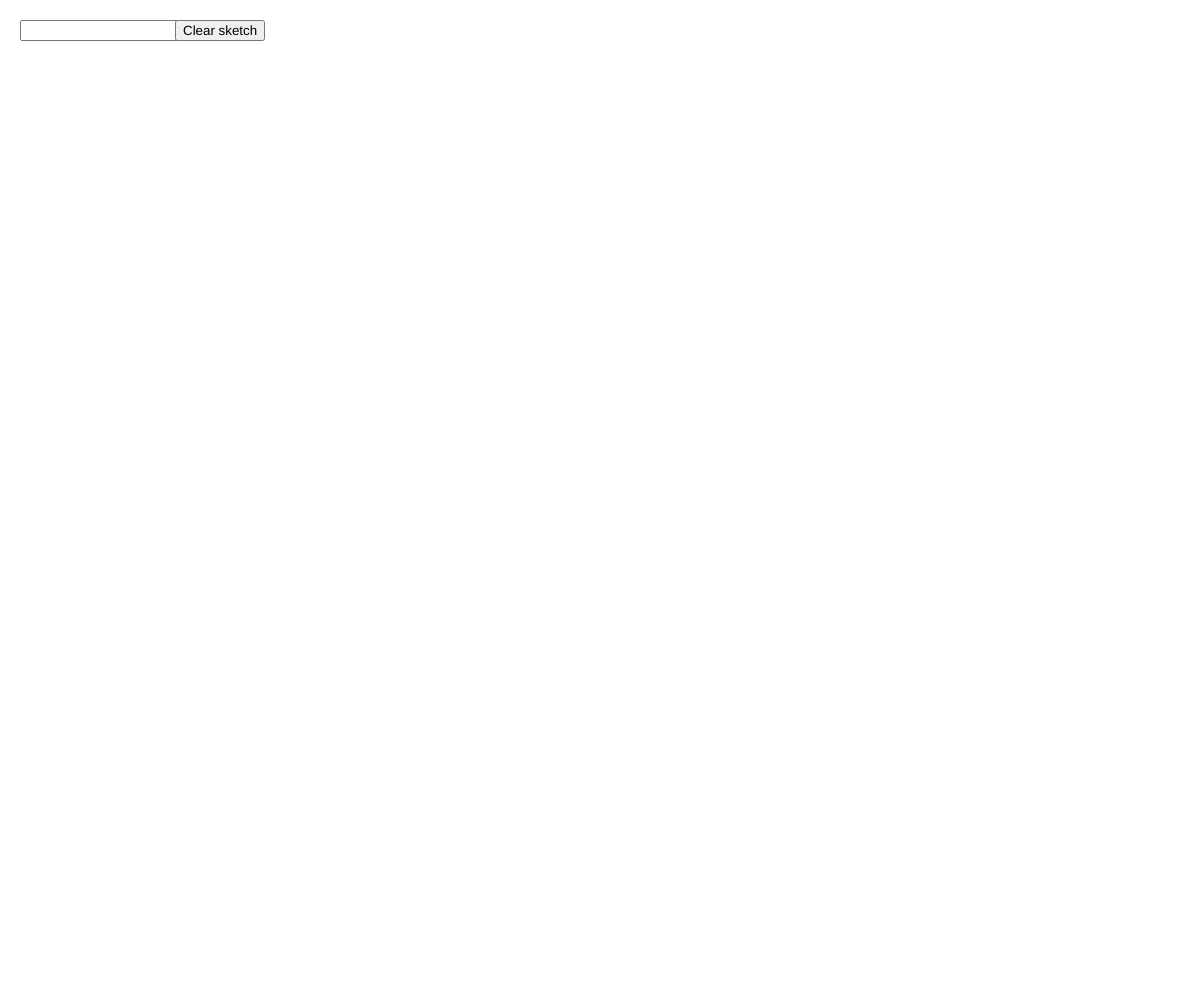
Frame 1 (no input)
Frame 60 (no input): identical to frame 1, image omitted
Frame 120 (the mouse pressed at the canvas centre since frame 60): identical to frame 1, image omitted

The p5.js sketch that drew this single still picture (run headless with seeded random() and noise() and a simulated clock; from frame 60 on, the mouse is pressed at the canvas centre):

// p5.js sketch
// ── sketch.js
var txtInput;
var clearBtn;
var bgColor = 'black';
var txtVal = '';
var waveLengthOne = 125.0;
var waveLengthTwo = 110.0;
var pointCount = 0;
var angle = 0.0;
var amplitude = 200;

function setup() {
  txtInput = createInput();
  txtInput.position(20,20);
  txtInput.changed(handleInput);

  clearBtn = createButton('Clear sketch');
  clearBtn.position(175,20);
  clearBtn.mouseClicked(clearBg);
  createCanvas(windowWidth, windowHeight);
frameRate(30);
}

function draw() {

  if(pointCount > 10000){
    noLoop();
  }
  noFill();
  
  translate(width/2, height/2);
fill(random(255),random(255),0);
  for(var i=0; i < pointCount; i++){
  angle = i / waveLengthOne * TWO_PI;
  var y = sin(angle)* amplitude;
  
  angle = i / waveLengthTwo * TWO_PI;
  var x = sin(angle)* amplitude;
 
  textSize(20);
  text(txtVal,x,y);   }

pointCount+=5;
  
}
function clearBg(){
  background(255,255,255);
}
function handleInput(){
  txtVal = this.value(); 
}
